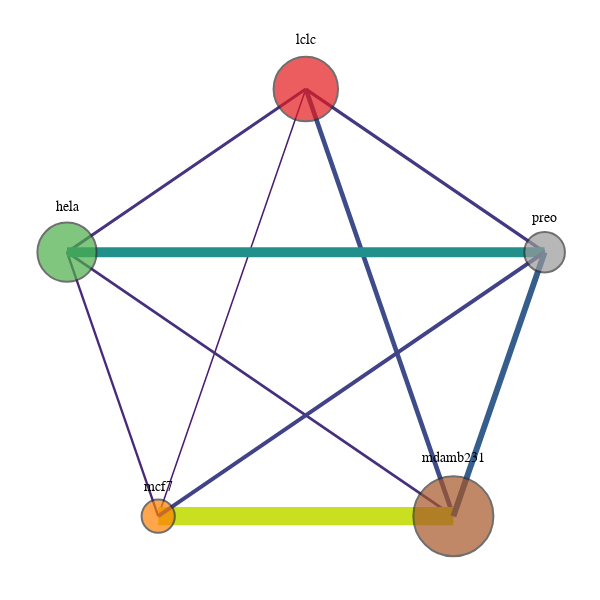

The code cell stored with this chart in its notebook:
### Code cell
vis = GraphVisualization(
    G,
    node_pos,
    node_text_position='top center',
    node_size=node_size,
    node_color=node_color,                   # color vertices based on their IDs
    node_text=labels,
    edge_color=edge_colors,
    edge_width=edge_widths,
    edge_opacity=1,
    node_opacity=1,
)
fig = vis.create_figure()
fig.show()

### Figure 1 — Plotly figure (JSON) as saved in the notebook; plotly's stock layout.template omitted (floating-point values rounded to 4 significant figures)
{"data": [{"hoverinfo": "none", "line": {"color": "#808080", "width": 2}, "mode": "lines", "opacity": 1, "type": "scatter", "x": [1.225e-16, 1.225e-16, null, 1.902, 1.902, null], "y": [2, 2, null, 0.618, 0.618, null]}, {"hoverinfo": "none", "line": {"color": "#463480", "width": 3.04}, "mode": "lines", "opacity": 1, "type": "scatter", "x": [1.225e-16, -1.902, null], "y": [2, 0.618, null]}, {"hoverinfo": "none", "line": {"color": "#481c6e", "width": 1.529}, "mode": "lines", "opacity": 1, "type": "scatter", "x": [1.225e-16, -1.176, null], "y": [2, -1.618, null]}, {"hoverinfo": "none", "line": {"color": "#3e4c8a", "width": 4.609}, "mode": "lines", "opacity": 1, "type": "scatter", "x": [1.225e-16, 1.176, null], "y": [2, -1.618, null]}, {"hoverinfo": "none", "line": {"color": "#453882", "width": 3.264}, "mode": "lines", "opacity": 1, "type": "scatter", "x": [1.225e-16, 1.902, null], "y": [2, 0.618, null]}, {"hoverinfo": "none", "line": {"color": "#fde725", "width": 29.6}, "mode": "lines", "opacity": 1, "type": "scatter", "x": [-1.902, -1.902, null], "y": [0.618, 0.618, null]}, {"hoverinfo": "none", "line": {"color": "#482979", "width": 2.325}, "mode": "lines", "opacity": 1, "type": "scatter", "x": [-1.902, -1.176, null], "y": [0.618, -1.618, null]}, {"hoverinfo": "none", "line": {"color": "#46307e", "width": 2.775}, "mode": "lines", "opacity": 1, "type": "scatter", "x": [-1.902, 1.176, null], "y": [0.618, -1.618, null]}, {"hoverinfo": "none", "line": {"color": "#21908d", "width": 9.938}, "mode": "lines", "opacity": 1, "type": "scatter", "x": [-1.902, 1.902, null], "y": [0.618, 0.618, null]}, {"hoverinfo": "none", "line": {"color": "#8ed645", "width": 16.6}, "mode": "lines", "opacity": 1, "type": "scatter", "x": [-1.176, -1.176, null], "y": [-1.618, -1.618, null]}, {"hoverinfo": "none", "line": {"color": "#c8e020", "width": 18.31}, "mode": "lines", "opacity": 1, "type": "scatter", "x": [-1.176, 1.176, null], "y": [-1.618, -1.618, null]}, {"hoverinfo": "none", "line": {"color": "#414287", "width": 3.912}, "mode": "lines", "opacity": 1, "type": "scatter", "x": [-1.176, 1.902, null], "y": [-1.618, 0.618, null]}, {"hoverinfo": "none", "line": {"color": "#fde725", "width": 40.03}, "mode": "lines", "opacity": 1, "type": "scatter", "x": [1.176, 1.176, null], "y": [-1.618, -1.618, null]}, {"hoverinfo": "none", "line": {"color": "#355e8d", "width": 5.904}, "mode": "lines", "opacity": 1, "type": "scatter", "x": [1.176, 1.902, null], "y": [-1.618, 0.618, null]}, {"hoverinfo": "text", "marker": {"color": ["#e41a1c", "#4daf4a", "#ff7f00", "#a65628", "#999999"], "colorbar": {"thickness": 15, "title": {"side": "right", "text": ""}, "xanchor": "left"}, "colorscale": [[0, "rgb(255,255,217)"], [0.125, "rgb(237,248,177)"], [0.25, "rgb(199,233,180)"], [0.375, "rgb(127,205,187)"], [0.5, "rgb(65,182,196)"], [0.625, "rgb(29,145,192)"], [0.75, "rgb(34,94,168)"], [0.875, "rgb(37,52,148)"], [1, "rgb(8,29,88)"]], "line": {"color": "#333333", "width": 2}, "reversescale": false, "showscale": false, "size": [64.47, 59.2, 33.19, 80.07, 40.65]}, "mode": "markers+text", "opacity": 1, "text": ["lclc", "hela", "mcf7", "mdamb231", "preo"], "textfont": {"color": "#000000", "family": "Arial", "size": 14}, "textposition": "top center", "type": "scatter", "x": [1.225e-16, -1.902, -1.176, 1.176, 1.902], "y": [2, 0.618, -1.618, -1.618, 0.618]}], "layout": {"autosize": false, "height": 600, "hovermode": "closest", "margin": {"b": 5, "l": 0, "r": 0, "t": 20}, "paper_bgcolor": "rgba(255,255,255,255)", "plot_bgcolor": "rgba(0,0,0,0)", "scene": {"xaxis": {"autorange": true, "showgrid": false, "showline": false, "showticklabels": false, "ticks": "", "visible": false, "zeroline": false}, "yaxis": {"autorange": true, "showgrid": false, "showline": false, "showticklabels": false, "ticks": "", "visible": false, "zeroline": false}, "zaxis": {"autorange": true, "showgrid": false, "showline": false, "showticklabels": false, "ticks": "", "visible": false, "zeroline": false}}, "showlegend": false, "title": {"font": {"size": 16}, "text": ""}, "width": 600, "xaxis": {"autorange": true, "showgrid": false, "showline": false, "showticklabels": false, "ticks": "", "visible": false, "zeroline": false}, "yaxis": {"autorange": true, "showgrid": false, "showline": false, "showticklabels": false, "ticks": "", "visible": false, "zeroline": false}}}
